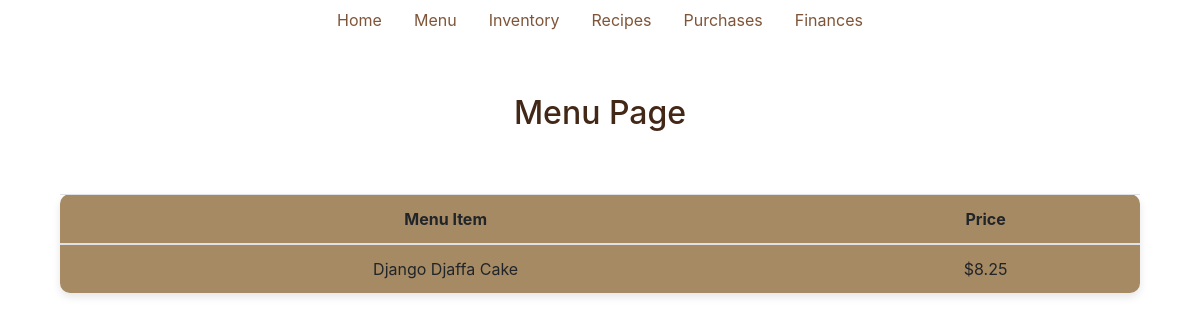
/menu/, run on an earlier commit of the app's database.
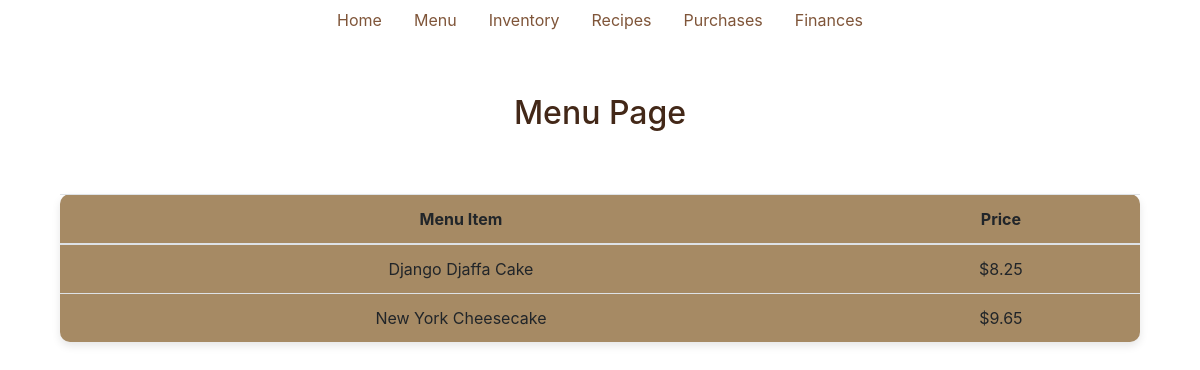
And on a later commit of the database.
### inventory/models.py (models this page shows, shortened)
class MenuItem(models.Model):
    name = models.CharField(max_length=200)
    pricePerUnit = models.DecimalField(max_digits=10, decimal_places=2)

### inventory/views.py (the view)
# urls.py: path('menu/', views.menu_view, name='menu_view'),
def menu_view(request):
    menu = MenuItem.objects.all()
    return render(request,'menu.html', {'menu': menu})

### inventory/templates/menu.html (shortened to what this page needs)
{% extends 'base.html' %}
{% load static %}
{% block content %}
<div class="menu-container">
    <h2 class="page-head">Menu Page</h2>
    <table class="table menu-table">
        <thead>
            <tr>
                <th>Menu Item</th>
                <th>Price</th>
            </tr>
        </thead>
        <tbody>
            {% for item in menu %}
                <tr>
                    <td>{{ item.name }}</td>
                    <td>${{ item.pricePerUnit }}</td>
                </tr>
            {% empty %}
                <tr>
                    <td colspan="2">No menu items available.</td>
                </tr>
            {% endfor %}
        </tbody>
    </table>
</div>
{% endblock %}

What changed in the data, as far as the page shows it:
added MenuItem: name "New York Cheesecake", pricePerUnit "9.65"
